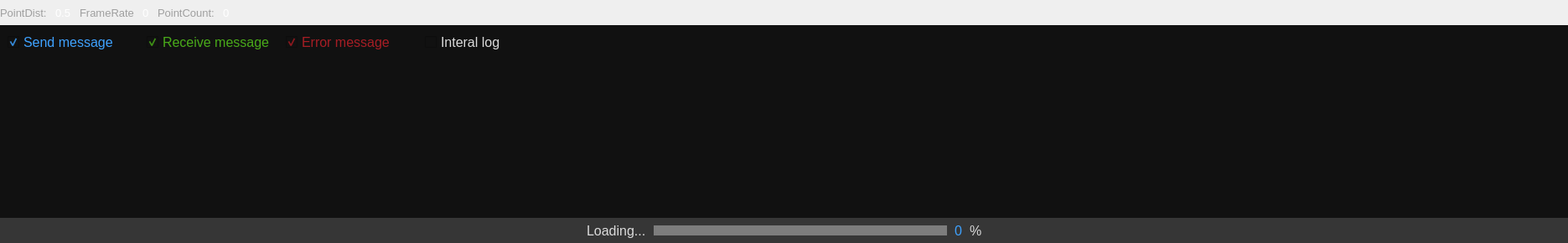
        <widget class="QWidget" name="debugwindow" native="true">
         <property name="minimumSize">
          <size>
           <width>1500</width>
           <height>290</height>
          </size>
         </property>
         <property name="maximumSize">
          <size>
           <width>19999</width>
           <height>290</height>
          </size>
         </property>
         <property name="layoutDirection">
          <enum>Qt::LeftToRight</enum>
         </property>
         <property name="styleSheet">
          <string notr="true"/>
         </property>
         <layout class="QVBoxLayout" name="verticalLayout_8">
          <property name="spacing">
           <number>0</number>
          </property>
          <property name="leftMargin">
           <number>0</number>
          </property>
          <property name="topMargin">
           <number>0</number>
          </property>
          <property name="rightMargin">
           <number>0</number>
          </property>
          <property name="bottomMargin">
           <number>0</number>
          </property>
          <item>
           <widget class="QWidget" name="widget_4" native="true">
            <property name="minimumSize">
             <size>
              <width>0</width>
              <height>30</height>
             </size>
            </property>
            <property name="maximumSize">
             <size>
              <width>16777215</width>
              <height>30</height>
             </size>
            </property>
            <property name="styleSheet">
             <string notr="true"/>
            </property>
            <layout class="QHBoxLayout" name="horizontalLayout_25">
             <property name="spacing">
              <number>10</number>
             </property>
             <property name="leftMargin">
              <number>0</number>
             </property>
             <property name="topMargin">
              <number>0</number>
             </property>
             <property name="rightMargin">
              <number>0</number>
             </property>
             <property name="bottomMargin">
              <number>0</number>
             </property>
             <item>
              <layout class="QHBoxLayout" name="horizontalLayout_22">
               <item>
                <widget class="QLabel" name="label_6">
                 <property name="minimumSize">
                  <size>
                   <width>0</width>
                   <height>20</height>
                  </size>
                 </property>
                 <property name="maximumSize">
                  <size>
                   <width>16777215</width>
                   <height>20</height>
                  </size>
                 </property>
                 <property name="font">
                  <font>
                   <pointsize>10</pointsize>
                  </font>
                 </property>
                 <property name="styleSheet">
                  <string notr="true">color: rgb(159, 159, 159);</string>
                 </property>
                 <property name="text">
                  <string>PointDist:</string>
                 </property>
                </widget>
               </item>
               <item>
                <widget class="QLabel" name="label_pointDist">
                 <property name="minimumSize">
                  <size>
                   <width>0</width>
                   <height>20</height>
                  </size>
                 </property>
                 <property name="maximumSize">
                  <size>
                   <width>16777215</width>
                   <height>20</height>
                  </size>
                 </property>
                 <property name="font">
                  <font>
                   <pointsize>10</pointsize>
                  </font>
                 </property>
                 <property name="styleSheet">
                  <string notr="true">color: rgb(255, 255, 255);</string>
                 </property>
                 <property name="text">
                  <string>0.5</string>
                 </property>
                </widget>
               </item>
              </layout>
             </item>
             <item>
              <layout class="QHBoxLayout" name="horizontalLayout_23">
               <item>
                <widget class="QLabel" name="label_9">
                 <property name="font">
                  <font>
                   <pointsize>10</pointsize>
                  </font>
                 </property>
                 <property name="styleSheet">
                  <string notr="true">color: rgb(159, 159, 159);</string>
                 </property>
                 <property name="text">
                  <string>FrameRate</string>
                 </property>
                </widget>
               </item>
               <item>
                <widget class="QLabel" name="label_frameRate">
                 <property name="font">
                  <font>
                   <pointsize>10</pointsize>
                  </font>
                 </property>
                 <property name="styleSheet">
                  <string notr="true">color: rgb(255, 255, 255);</string>
                 </property>
                 <property name="text">
                  <string>0</string>
                 </property>
                </widget>
               </item>
              </layout>
             </item>
             <item>
              <layout class="QHBoxLayout" name="horizontalLayout_24">
               <item>
                <widget class="QLabel" name="label_11">
                 <property name="font">
                  <font>
                   <pointsize>10</pointsize>
                  </font>
                 </property>
                 <property name="styleSheet">
                  <string notr="true">color: rgb(159, 159, 159);</string>
                 </property>
                 <property name="text">
                  <string>PointCount:</string>
                 </property>
                </widget>
               </item>
               <item>
                <widget class="QLabel" name="label_pointCount">
                 <property name="font">
                  <font>
                   <pointsize>10</pointsize>
                  </font>
                 </property>
                 <property name="styleSheet">
                  <string notr="true">color: rgb(255, 255, 255);</string>
                 </property>
                 <property name="text">
                  <string>0</string>
                 </property>
                </widget>
               </item>
              </layout>
             </item>
             <item>
              <spacer name="horizontalSpacer_33">
               <property name="orientation">
                <enum>Qt::Horizontal</enum>
               </property>
               <property name="sizeHint" stdset="0">
                <size>
                 <width>1313</width>
                 <height>17</height>
                </size>
               </property>
              </spacer>
             </item>
            </layout>
           </widget>
          </item>
          <item>
           <widget class="QWidget" name="widget_5" native="true">
            <property name="minimumSize">
             <size>
              <width>0</width>
              <height>40</height>
             </size>
            </property>
            <property name="maximumSize">
             <size>
              <width>16777215</width>
              <height>800</height>
             </size>
            </property>
            <property name="styleSheet">
             <string notr="true">background-color: rgb(54, 54, 54);</string>
            </property>
            <layout class="QVBoxLayout" name="verticalLayout_9">
             <property name="spacing">
              <number>0</number>
             </property>
             <property name="leftMargin">
              <number>0</number>
             </property>
             <property name="topMargin">
              <number>0</number>
             </property>
             <property name="rightMargin">
              <number>0</number>
             </property>
             <property name="bottomMargin">
              <number>0</number>
             </property>
             <item>
              <widget class="QWidget" name="widget_8" native="true">
               <property name="minimumSize">
                <size>
                 <width>0</width>
                 <height>40</height>
                </size>
               </property>
               <property name="maximumSize">
                <size>
                 <width>16777215</width>
                 <height>40</height>
                </size>
               </property>
               <property name="styleSheet">
                <string notr="true">background-color: rgb(17, 17, 17);</string>
               </property>
               <layout class="QHBoxLayout" name="horizontalLayout_21">
                <item>
                 <widget class="QCheckBox" name="cb_sendmsg">
                  <property name="minimumSize">
                   <size>
                    <width>160</width>
                    <height>0</height>
                   </size>
                  </property>
                  <property name="maximumSize">
                   <size>
                    <width>160</width>
                    <height>16777215</height>
                   </size>
                  </property>
                  <property name="font">
                   <font>
                    <pointsize>12</pointsize>
                   </font>
                  </property>
                  <property name="styleSheet">
                   <string notr="true">
  QCheckBox {
      
	color: rgb(62, 162, 255);
  }

QCheckBox::indicator:unchecked {
 
	
	image: url(:/images/check_normal.png);
}
QCheckBox::indicator:checked {
  
	image: url(:/images/check_checked.png);
}</string>
                  </property>
                  <property name="text">
                   <string>Send message</string>
                  </property>
                  <property name="checked">
                   <bool>true</bool>
                  </property>
                 </widget>
                </item>
                <item>
                 <widget class="QCheckBox" name="cb_receivemsg">
                  <property name="minimumSize">
                   <size>
                    <width>160</width>
                    <height>0</height>
                   </size>
                  </property>
                  <property name="maximumSize">
                   <size>
                    <width>160</width>
                    <height>16777215</height>
                   </size>
                  </property>
                  <property name="font">
                   <font>
                    <pointsize>12</pointsize>
                   </font>
                  </property>
                  <property name="styleSheet">
                   <string notr="true">

  QCheckBox {
      
	color: rgb(73, 170, 25);
  }

QCheckBox::indicator:unchecked {
 
	
	image: url(:/images/check_normal.png);
}
QCheckBox::indicator:checked {
  
	image: url(:/images/check_checked.png);
}</string>
                  </property>
                  <property name="text">
                   <string>Receive message</string>
                  </property>
                  <property name="checked">
                   <bool>true</bool>
                  </property>
                 </widget>
                </item>
                <item>
                 <widget class="QCheckBox" name="cb_errormsg">
                  <property name="minimumSize">
                   <size>
                    <width>160</width>
                    <height>0</height>
                   </size>
                  </property>
                  <property name="maximumSize">
                   <size>
                    <width>160</width>
                    <height>16777215</height>
                   </size>
                  </property>
                  <property name="font">
                   <font>
                    <pointsize>12</pointsize>
                   </font>
                  </property>
                  <property name="styleSheet">
                   <string notr="true">
  QCheckBox {      
	color: rgb(166, 29, 36);
  }

QCheckBox::indicator:unchecked {
 
	
	image: url(:/images/check_normal.png);
}
QCheckBox::indicator:checked {
  
	image: url(:/images/check_checked.png);
}</string>
                  </property>
                  <property name="text">
                   <string>Error message</string>
                  </property>
                  <property name="checked">
                   <bool>true</bool>
                  </property>
                 </widget>
                </item>
                <item>
                 <widget class="QCheckBox" name="cb_interallog">
                  <property name="minimumSize">
                   <size>
                    <width>160</width>
                    <height>0</height>
                   </size>
                  </property>
                  <property name="maximumSize">
                   <size>
                    <width>160</width>
                    <height>16777215</height>
                   </size>
                  </property>
                  <property name="font">
                   <font>
                    <pointsize>12</pointsize>
                   </font>
                  </property>
                  <property name="styleSheet">
                   <string notr="true">

  QCheckBox {      
	color: rgb(219, 219, 219);
  }

QCheckBox::indicator:unchecked {
 
	
	image: url(:/images/check_normal.png);
}
QCheckBox::indicator:checked {
  
	image: url(:/images/check_checked.png);
}</string>
                  </property>
                  <property name="text">
                   <string>Interal log</string>
                  </property>
                 </widget>
                </item>
                <item>
                 <spacer name="horizontalSpacer_32">
                  <property name="orientation">
                   <enum>Qt::Horizontal</enum>
                  </property>
                  <property name="sizeHint" stdset="0">
                   <size>
                    <width>1195</width>
                    <height>19</height>
                   </size>
                  </property>
                 </spacer>
                </item>
               </layout>
              </widget>
             </item>
             <item>
              <widget class="QWidget" name="widget_9" native="true">
               <property name="minimumSize">
                <size>
                 <width>0</width>
                 <height>220</height>
                </size>
               </property>
               <property name="maximumSize">
                <size>
                 <width>16777215</width>
                 <height>220</height>
                </size>
               </property>
               <property name="styleSheet">
                <string notr="true"/>
               </property>
               <layout class="QVBoxLayout" name="verticalLayout_10">
                <property name="spacing">
                 <number>0</number>
                </property>
                <property name="leftMargin">
                 <number>0</number>
                </property>
                <property name="topMargin">
                 <number>0</number>
                </property>
                <property name="rightMargin">
                 <number>0</number>
                </property>
                <property name="bottomMargin">
                 <number>0</number>
                </property>
                <item>
                 <widget class="QTextBrowser" name="textBrowser">
                  <property name="enabled">
                   <bool>false</bool>
                  </property>
                  <property name="sizePolicy">
                   <sizepolicy hsizetype="Preferred" vsizetype="Preferred">
                    <horstretch>0</horstretch>
                    <verstretch>0</verstretch>
                   </sizepolicy>
                  </property>
                  <property name="styleSheet">
                   <string notr="true">background-color: rgb(17, 17, 17);
border-color: rgb(17, 17, 17);</string>
                  </property>
                  <property name="frameShape">
                   <enum>QFrame::NoFrame</enum>
                  </property>
                  <property name="frameShadow">
                   <enum>QFrame::Plain</enum>
                  </property>
                  <property name="lineWidth">
                   <number>0</number>
                  </property>
                 </widget>
                </item>
                <item>
                 <widget class="QWidget" name="widget_10" native="true">
                  <property name="minimumSize">
                   <size>
                    <width>0</width>
                    <height>30</height>
                   </size>
                  </property>
                  <property name="maximumSize">
                   <size>
                    <width>16777215</width>
                    <height>30</height>
                   </size>
                  </property>
                  <layout class="QHBoxLayout" name="horizontalLayout_35">
                   <property name="spacing">
                    <number>9</number>
                   </property>
                   <property name="leftMargin">
                    <number>0</number>
                   </property>
                   <property name="topMargin">
                    <number>0</number>
                   </property>
                   <property name="rightMargin">
                    <number>0</number>
                   </property>
                   <property name="bottomMargin">
                    <number>0</number>
                   </property>
                   <item>
                    <spacer name="horizontalSpacer_35">
                     <property name="orientation">
                      <enum>Qt::Horizontal</enum>
                     </property>
                     <property name="sizeHint" stdset="0">
                      <size>
                       <width>683</width>
                       <height>20</height>
                      </size>
                     </property>
                    </spacer>
                   </item>
                   <item>
                    <widget class="QLabel" name="label_29">
                     <property name="font">
                      <font>
                       <pointsize>12</pointsize>
                      </font>
                     </property>
                     <property name="styleSheet">
                      <string notr="true">color: rgb(219, 219, 219);</string>
                     </property>
                     <property name="text">
                      <string>Loading...</string>
                     </property>
                    </widget>
                   </item>
                   <item>
                    <widget class="QProgressBar" name="progressBar">
                     <property name="enabled">
                      <bool>false</bool>
                     </property>
                     <property name="minimumSize">
                      <size>
                       <width>0</width>
                       <height>12</height>
                      </size>
                     </property>
                     <property name="maximumSize">
                      <size>
                       <width>350</width>
                       <height>12</height>
                      </size>
                     </property>
                     <property name="styleSheet">
                      <string notr="true"> QProgressBar::chunk {      
	
	background-color: rgb(46, 145, 237);
   
     
  }

QProgressBar{  
	  border: 0px solid #7D7D7D;
	background-color: rgb(125, 125, 125);
}

</string>
                     </property>
                     <property name="value">
                      <number>0</number>
                     </property>
                     <property name="textVisible">
                      <bool>false</bool>
                     </property>
                     <property name="textDirection">
                      <enum>QProgressBar::TopToBottom</enum>
                     </property>
                    </widget>
                   </item>
                   <item>
                    <widget class="QLabel" name="label_progressValue">
                     <property name="sizePolicy">
                      <sizepolicy hsizetype="Minimum" vsizetype="Preferred">
                       <horstretch>0</horstretch>
                       <verstretch>0</verstretch>
                      </sizepolicy>
                     </property>
                     <property name="minimumSize">
                      <size>
                       <width>0</width>
                       <height>0</height>
                      </size>
                     </property>
                     <property name="maximumSize">
                      <size>
                       <width>40</width>
                       <height>16777215</height>
                      </size>
                     </property>
                     <property name="font">
                      <font>
                       <pointsize>12</pointsize>
                      </font>
                     </property>
                     <property name="styleSheet">
                      <string notr="true">color: rgb(62, 162, 255);</string>
                     </property>
                     <property name="text">
                      <string>0</string>
                     </property>
                    </widget>
                   </item>
                   <item>
                    <widget class="QLabel" name="label_31">
                     <property name="font">
                      <font>
                       <pointsize>12</pointsize>
                      </font>
                     </property>
                     <property name="styleSheet">
                      <string notr="true">color: rgb(219, 219, 219);</string>
                     </property>
                     <property name="text">
                      <string>%</string>
                     </property>
                    </widget>
                   </item>
                   <item>
                    <spacer name="horizontalSpacer_36">
                     <property name="orientation">
                      <enum>Qt::Horizontal</enum>
                     </property>
                     <property name="sizeHint" stdset="0">
                      <size>
                       <width>682</width>
                       <height>20</height>
                      </size>
                     </property>
                    </spacer>
                   </item>
                  </layout>
                 </widget>
                </item>
               </layout>
              </widget>
             </item>
            </layout>
           </widget>
          </item>
         </layout>
        </widget>
